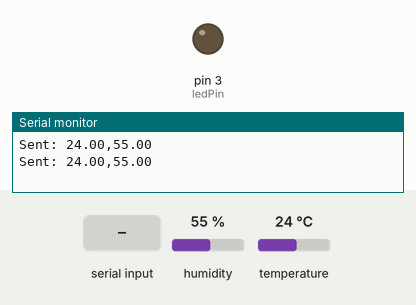
This sketch was run on a simulated Arduino Uno, built with avr-gcc and run on an emulated ATmega328P. Shown: output pins drawn as LEDs (lit = HIGH), the last lines printed to the serial monitor. Inputs (shaded band) come from the test bench; at power-on: humidity 55 %, temperature 24 °C.

Above: at 2.8 s.
2.9 s: "LED_ON\n" received over the second serial link
At 4.6 s:
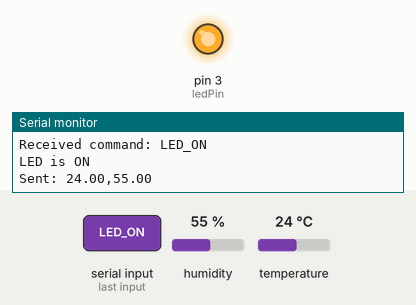
5.6 s: "LED_OFF\n" received over the second serial link
At 7.5 s:
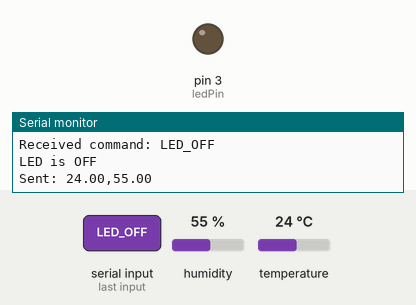
Timing chart, 0 to 9.0 s (numbered marks = the images above; inputs shaded):
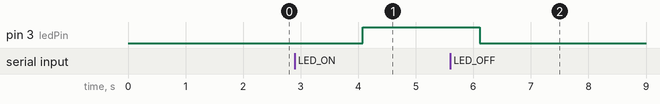

Measured:
- after the input at 2.9 s, pin 3 (ledPin): LOW → HIGH after 1.2 s
- after the input at 5.6 s, pin 3 (ledPin): HIGH → LOW after 0.51 s

The sketch:

AR.ino
```cpp
#include <SoftwareSerial.h>
#include <DHT.h>


#define DHTPIN 2
#define DHTTYPE DHT11


#define rxPin 10
#define txPin 11
SoftwareSerial mySerial(rxPin, txPin);

DHT dht(DHTPIN, DHTTYPE);

#define ledPin 3

void setup() {
  Serial.begin(9600);
  mySerial.begin(9600);
  dht.begin();

  pinMode(ledPin, OUTPUT);
}

void loop() {

  float h = dht.readHumidity();
  float t = dht.readTemperature();


  if (isnan(h) || isnan(t)) {
    Serial.println("Failed to read from DHT sensor!");
    return;
  }


  String data = String(t) + "," + String(h);


  mySerial.println(data);
  Serial.println("Sent: " + data);
  delay(2000);


  if (mySerial.available() > 0) {
    String command = mySerial.readStringUntil('\n');
    Serial.println("Received command: " + command);
    command.trim();

    if (command == "LED_ON") {
      digitalWrite(ledPin, HIGH);
      Serial.println("LED is ON");
    }

    else if (command == "LED_OFF") {
      digitalWrite(ledPin, LOW);
      Serial.println("LED is OFF");

    }

  }


}
```
